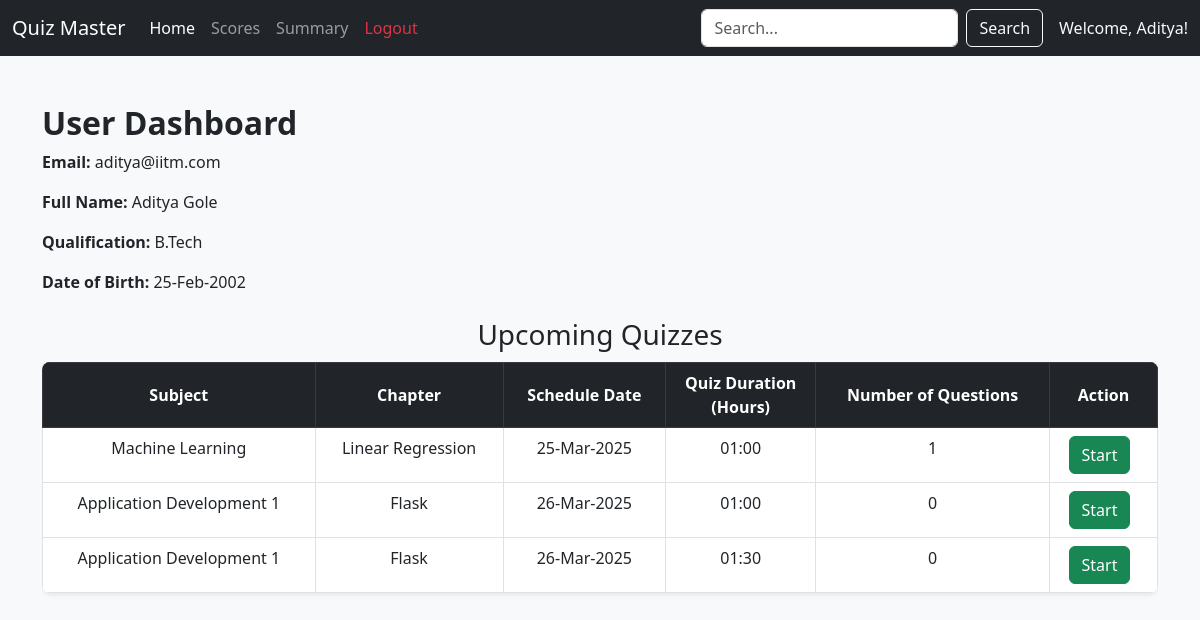
/user_dash, run on an earlier commit of the app's database.
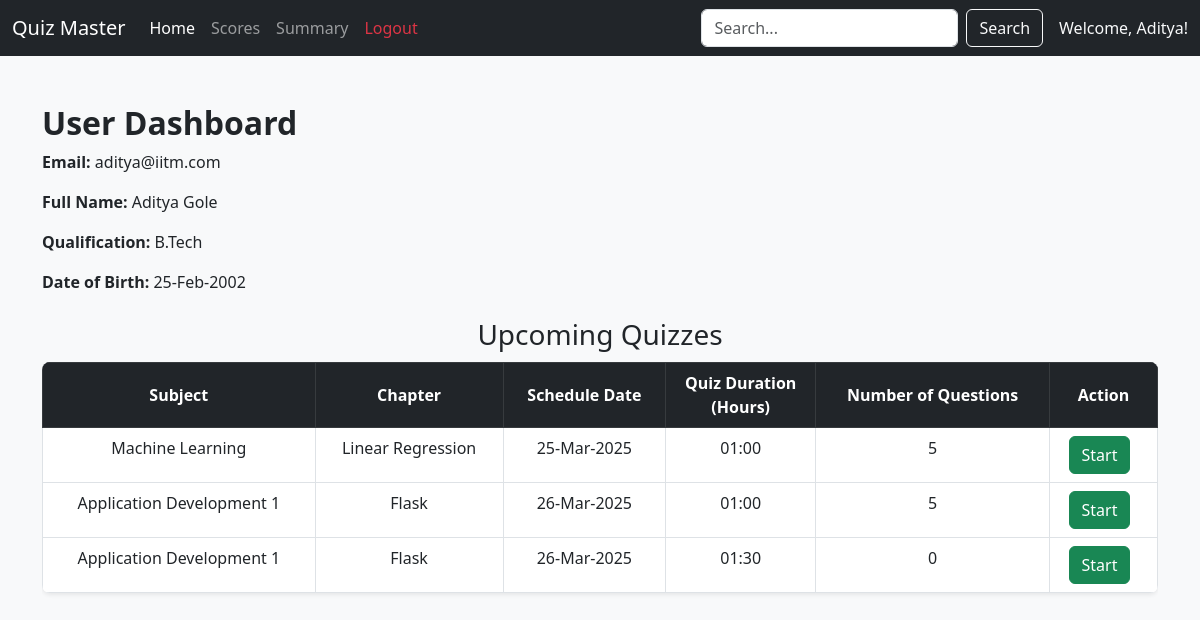
And on a later commit of the database.
### applications/models.py (models this page shows)
class User(db.Model):
    id = db.Column(db.Integer, primary_key=True)
    username = db.Column(db.String(), unique=True, nullable=False)
    email = db.Column(db.String(), unique=True, nullable=False)
    password = db.Column(db.String(), nullable=False)
    full_name = db.Column(db.String(), nullable=False)
    qualification = db.Column(db.String(), nullable=False)
    dob = db.Column(db.Date, nullable=False)
    role = db.Column(db.String(), nullable=False, default='user')  # 'admin' or 'user'

class Quiz(db.Model):
    id = db.Column(db.Integer, primary_key=True)
    chapter_id = db.Column(db.Integer, db.ForeignKey('chapter.id'), nullable=False)
    chapter = db.relationship('Chapter', backref='quizzes', lazy=True)  # <-- Added this line
    date_of_quiz = db.Column(db.Date, nullable=False)
    time_duration = db.Column(db.String(5), nullable=False)
    remarks = db.Column(db.Text, nullable=True)
    num_questions = db.Column(db.Integer, nullable=False, default=0)
    questions = db.relationship('Question', backref='quiz', lazy=True)

class Subject(db.Model):
    id = db.Column(db.Integer, primary_key=True)
    name = db.Column(db.String(), unique=True, nullable=False)
    description = db.Column(db.Text, nullable=True)

class Chapter(db.Model):
    id = db.Column(db.Integer, primary_key=True)
    name = db.Column(db.String(), nullable=False)
    description = db.Column(db.Text, nullable=True)
    num_questions = db.Column(db.Integer, nullable=False, default=0)
    subject_id = db.Column(db.Integer, db.ForeignKey('subject.id', ondelete="CASCADE"), nullable=False)
    subject = db.relationship('Subject', backref=db.backref('chapters', lazy=True, cascade="all, delete"))

### applications/controllers.py (the view)
@app.route('/user_dash', methods=['GET'])
def user_dash():
    user = User.query.filter_by(role='user').first()  # Get the logged-in user
    search_query = request.args.get('search', '').strip()
    if search_query:
        quizzes = Quiz.query.join(Chapter).join(Subject).filter(
            (Chapter.name.ilike(f"%{search_query}%")) |
            (Subject.name.ilike(f"%{search_query}%"))
        ).all()
    else:
        quizzes = Quiz.query.all()  # Fetch all quizzes
    for quiz in quizzes:
        quiz.num_questions = len(quiz.questions)  # Force load questions
    return render_template('user_dash.html', quizzes=quizzes, this_user=user, search_query=search_query)

### templates/user_dash.html (shortened to what this page needs)
<!DOCTYPE html>
<html lang="en">
<head>
    <link href="https://cdn.jsdelivr.net/npm/bootstrap@5.3.0/dist/css/bootstrap.min.css" rel="stylesheet">
    <link rel="stylesheet" href="/static/style.css">
</head>
<body>
    <nav class="navbar navbar-expand-lg navbar-dark bg-dark">
        <div class="container-fluid">
            <a class="navbar-brand" href="#">Quiz Master</a>
            <div class="collapse navbar-collapse" id="navbarNav">
                <ul class="navbar-nav me-auto">
                    <li class="nav-item">
                        <a class="nav-link active" href="/user_dash">Home</a>
                    </li>
                    <li class="nav-item">
                        <a class="nav-link" href="#">Scores</a>
                    </li>
                    <li class="nav-item">
                        <a class="nav-link" href="#">Summary</a>
                    </li>
                    <li class="nav-item">
                        <a class="nav-link text-danger" href="/login">Logout</a>
                    </li>
                </ul>
                <form class="d-flex">
                    <input class="form-control me-2" type="search" placeholder="Search..." aria-label="Search">
                    <button class="btn btn-outline-light" type="submit">Search</button>
                </form>
                <span class="navbar-text ms-3 text-light">
                    Welcome, {{ this_user.username }}!
                </span>
            </div>
        </div>
    </nav>
    <div class="container mt-5">
        <h2>User Dashboard</h2>
        <p><strong>Email:</strong> {{ this_user.email }}</p>
        <p><strong>Full Name:</strong> {{ this_user.full_name }}</p>
        <p><strong>Qualification:</strong> {{ this_user.qualification }}</p>
        <p><strong>Date of Birth:</strong> {{ this_user.dob.strftime('%d-%b-%Y') }}</p>
        <h3 class="mt-4" style="text-align: center; margin-bottom: 10px;">Upcoming Quizzes</h3>
        <div class="table-responsive">
            <table class="table table-bordered table-hover rounded-3 shadow-sm overflow-hidden text-center">
                <thead class="table-dark">
                    <tr>
                        <th class="text-center align-middle">Subject</th>
                        <th class="text-center align-middle">Chapter</th>
                        <th class="text-center align-middle">Schedule Date</th>
                        <th class="text-wrap" style="width: 150px;">Quiz Duration (Hours)</th>
                        <th class="text-center align-middle">Number of Questions</th>
                        <th class="text-center align-middle">Action</th>
                    </tr>
                </thead>
                <tbody>
                <tbody>
                    {% for quiz in quizzes %}
                    <tr>
                        <td>{{ quiz.chapter.subject.name }}</td>
                        <td>{{ quiz.chapter.name }}</td>
                        <td>{{ quiz.date_of_quiz.strftime('%d-%b-%Y') }}</td>
                        <td>{{ quiz.time_duration }}</td>
                        <td>{{ quiz.questions|length }}</td>
                        <td>
                            <a href="/start_quiz/{{ quiz.id }}" class="btn btn-success me-2">Start</a>
                        </td>
                    </tr>
                    {% endfor %}
                </tbody>
            </table>
        </div>
    </div>
</body>
</html>

### static/style.css (style rules this page uses)
body { background-color: #f8f9fa; }
h2 { font-weight: bold; }

What changed in the data, as far as the page shows it:
changed Quiz "25-Mar-2025": questions|length "1" → "5"
changed Quiz (number 2 of 3 on the later page): questions|length "0" → "5"
